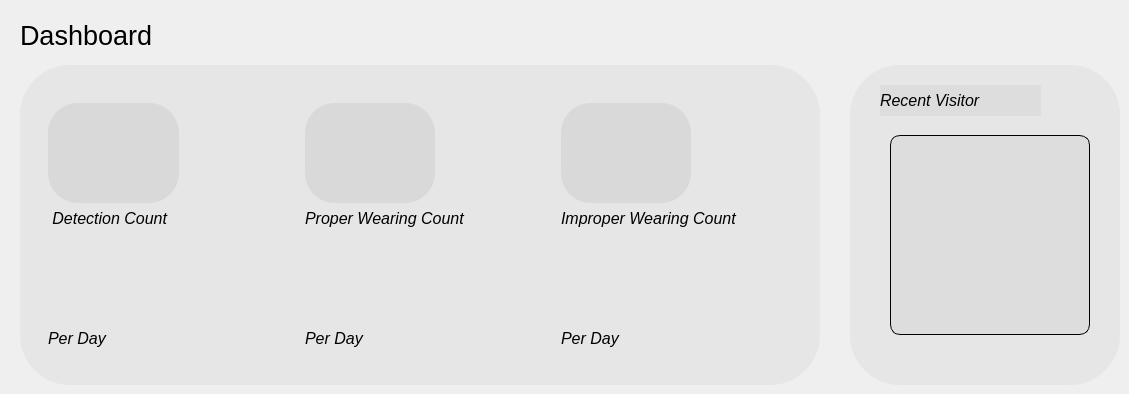
       <widget class="QWidget" name="dashboard_page">
        <widget class="QFrame" name="frame_3">
         <property name="geometry">
          <rect>
           <x>20</x>
           <y>65</y>
           <width>800</width>
           <height>320</height>
          </rect>
         </property>
         <property name="styleSheet">
          <string notr="true">border-radius:50px;
background-color: rgb(0, 0, 0,10);</string>
         </property>
         <property name="frameShape">
          <enum>QFrame::StyledPanel</enum>
         </property>
         <property name="frameShadow">
          <enum>QFrame::Raised</enum>
         </property>
         <layout class="QHBoxLayout" name="horizontalLayout_4">
          <item>
           <widget class="QFrame" name="frame_6">
            <property name="styleSheet">
             <string notr="true">background:transparent;</string>
            </property>
            <property name="frameShape">
             <enum>QFrame::StyledPanel</enum>
            </property>
            <property name="frameShadow">
             <enum>QFrame::Raised</enum>
            </property>
            <layout class="QHBoxLayout" name="horizontalLayout_5">
             <item>
              <widget class="QFrame" name="frame_5">
               <property name="frameShape">
                <enum>QFrame::StyledPanel</enum>
               </property>
               <property name="frameShadow">
                <enum>QFrame::Raised</enum>
               </property>
               <widget class="QLabel" name="eye_symbol_lbl">
                <property name="geometry">
                 <rect>
                  <x>10</x>
                  <y>20</y>
                  <width>131</width>
                  <height>100</height>
                 </rect>
                </property>
                <property name="styleSheet">
                 <string notr="true">image: url(:/images/daily_count.png);
border-radius:30px;
background-color: rgb(162, 162, 162, 50);

</string>
                </property>
                <property name="text">
                 <string/>
                </property>
               </widget>
               <widget class="QLabel" name="detection_count_daily_lbl">
                <property name="geometry">
                 <rect>
                  <x>10</x>
                  <y>150</y>
                  <width>150</width>
                  <height>80</height>
                 </rect>
                </property>
                <property name="font">
                 <font>
                  <pointsize>50</pointsize>
                  <weight>75</weight>
                  <bold>true</bold>
                 </font>
                </property>
                <property name="text">
                 <string/>
                </property>
               </widget>
               <widget class="QLabel" name="detection_count_lbl">
                <property name="geometry">
                 <rect>
                  <x>10</x>
                  <y>120</y>
                  <width>161</width>
                  <height>31</height>
                 </rect>
                </property>
                <property name="font">
                 <font>
                  <family>Helvetica</family>
                  <pointsize>12</pointsize>
                  <italic>true</italic>
                 </font>
                </property>
                <property name="text">
                 <string> Detection Count</string>
                </property>
               </widget>
               <widget class="QLabel" name="label_15">
                <property name="geometry">
                 <rect>
                  <x>10</x>
                  <y>240</y>
                  <width>80</width>
                  <height>30</height>
                 </rect>
                </property>
                <property name="font">
                 <font>
                  <family>Helvetica</family>
                  <pointsize>12</pointsize>
                  <italic>true</italic>
                 </font>
                </property>
                <property name="text">
                 <string>Per Day</string>
                </property>
               </widget>
              </widget>
             </item>
             <item>
              <widget class="QFrame" name="proper_frame">
               <property name="frameShape">
                <enum>QFrame::StyledPanel</enum>
               </property>
               <property name="frameShadow">
                <enum>QFrame::Raised</enum>
               </property>
               <widget class="QLabel" name="label_14">
                <property name="geometry">
                 <rect>
                  <x>10</x>
                  <y>20</y>
                  <width>130</width>
                  <height>100</height>
                 </rect>
                </property>
                <property name="minimumSize">
                 <size>
                  <width>130</width>
                  <height>100</height>
                 </size>
                </property>
                <property name="maximumSize">
                 <size>
                  <width>100</width>
                  <height>100</height>
                 </size>
                </property>
                <property name="styleSheet">
                 <string notr="true">border-radius:30px;
background-color: rgb(162, 162, 162, 50);
image: url(:/images/proper_mask.png);</string>
                </property>
                <property name="text">
                 <string/>
                </property>
               </widget>
               <widget class="QLabel" name="detection_count_lbl_3">
                <property name="geometry">
                 <rect>
                  <x>10</x>
                  <y>120</y>
                  <width>211</width>
                  <height>31</height>
                 </rect>
                </property>
                <property name="font">
                 <font>
                  <family>Helvetica</family>
                  <pointsize>12</pointsize>
                  <italic>true</italic>
                 </font>
                </property>
                <property name="text">
                 <string>Proper Wearing Count</string>
                </property>
               </widget>
               <widget class="QLabel" name="proper_count">
                <property name="geometry">
                 <rect>
                  <x>10</x>
                  <y>150</y>
                  <width>150</width>
                  <height>80</height>
                 </rect>
                </property>
                <property name="font">
                 <font>
                  <pointsize>50</pointsize>
                  <weight>75</weight>
                  <bold>true</bold>
                 </font>
                </property>
                <property name="text">
                 <string/>
                </property>
               </widget>
               <widget class="QLabel" name="label_10">
                <property name="geometry">
                 <rect>
                  <x>10</x>
                  <y>240</y>
                  <width>80</width>
                  <height>30</height>
                 </rect>
                </property>
                <property name="font">
                 <font>
                  <family>Helvetica</family>
                  <pointsize>12</pointsize>
                  <italic>true</italic>
                 </font>
                </property>
                <property name="text">
                 <string>Per Day</string>
                </property>
               </widget>
              </widget>
             </item>
             <item>
              <widget class="QFrame" name="improper_frame">
               <property name="frameShape">
                <enum>QFrame::StyledPanel</enum>
               </property>
               <property name="frameShadow">
                <enum>QFrame::Raised</enum>
               </property>
               <widget class="QLabel" name="label_16">
                <property name="geometry">
                 <rect>
                  <x>10</x>
                  <y>20</y>
                  <width>130</width>
                  <height>100</height>
                 </rect>
                </property>
                <property name="minimumSize">
                 <size>
                  <width>130</width>
                  <height>100</height>
                 </size>
                </property>
                <property name="maximumSize">
                 <size>
                  <width>100</width>
                  <height>100</height>
                 </size>
                </property>
                <property name="styleSheet">
                 <string notr="true">border-radius:30px;
image: url(:/images/improper_wearing.png);
background-color: rgb(162, 162, 162, 50);
</string>
                </property>
                <property name="text">
                 <string/>
                </property>
               </widget>
               <widget class="QLabel" name="detection_count_lbl_2">
                <property name="geometry">
                 <rect>
                  <x>10</x>
                  <y>120</y>
                  <width>221</width>
                  <height>31</height>
                 </rect>
                </property>
                <property name="font">
                 <font>
                  <family>Helvetica</family>
                  <pointsize>12</pointsize>
                  <italic>true</italic>
                 </font>
                </property>
                <property name="text">
                 <string>Improper Wearing Count</string>
                </property>
               </widget>
               <widget class="QLabel" name="improper_count_lbl">
                <property name="geometry">
                 <rect>
                  <x>10</x>
                  <y>150</y>
                  <width>150</width>
                  <height>80</height>
                 </rect>
                </property>
                <property name="font">
                 <font>
                  <pointsize>50</pointsize>
                  <weight>75</weight>
                  <bold>true</bold>
                 </font>
                </property>
                <property name="text">
                 <string/>
                </property>
               </widget>
               <widget class="QLabel" name="label_17">
                <property name="geometry">
                 <rect>
                  <x>10</x>
                  <y>240</y>
                  <width>80</width>
                  <height>30</height>
                 </rect>
                </property>
                <property name="font">
                 <font>
                  <family>Helvetica</family>
                  <pointsize>12</pointsize>
                  <italic>true</italic>
                 </font>
                </property>
                <property name="text">
                 <string>Per Day</string>
                </property>
               </widget>
              </widget>
             </item>
            </layout>
           </widget>
          </item>
         </layout>
        </widget>
        <widget class="QLabel" name="label_18">
         <property name="geometry">
          <rect>
           <x>20</x>
           <y>10</y>
           <width>201</width>
           <height>51</height>
          </rect>
         </property>
         <property name="font">
          <font>
           <family>Helvetica</family>
           <pointsize>20</pointsize>
          </font>
         </property>
         <property name="text">
          <string>Dashboard</string>
         </property>
        </widget>
        <widget class="QFrame" name="frame_8">
         <property name="geometry">
          <rect>
           <x>850</x>
           <y>65</y>
           <width>270</width>
           <height>320</height>
          </rect>
         </property>
         <property name="styleSheet">
          <string notr="true">border-radius:50px;
background-color: rgb(0, 0, 0,10);</string>
         </property>
         <property name="frameShape">
          <enum>QFrame::StyledPanel</enum>
         </property>
         <property name="frameShadow">
          <enum>QFrame::Raised</enum>
         </property>
         <widget class="QLabel" name="detection_count_lbl_5">
          <property name="geometry">
           <rect>
            <x>30</x>
            <y>20</y>
            <width>161</width>
            <height>31</height>
           </rect>
          </property>
          <property name="font">
           <font>
            <family>Helvetica</family>
            <pointsize>12</pointsize>
            <italic>true</italic>
           </font>
          </property>
          <property name="text">
           <string>Recent Visitor</string>
          </property>
         </widget>
         <widget class="QLabel" name="label_2">
          <property name="geometry">
           <rect>
            <x>40</x>
            <y>70</y>
            <width>200</width>
            <height>200</height>
           </rect>
          </property>
          <property name="styleSheet">
           <string notr="true">
border-radius:10px;
border: 1px solid black;</string>
          </property>
          <property name="text">
           <string/>
          </property>
         </widget>
        </widget>
       </widget>
